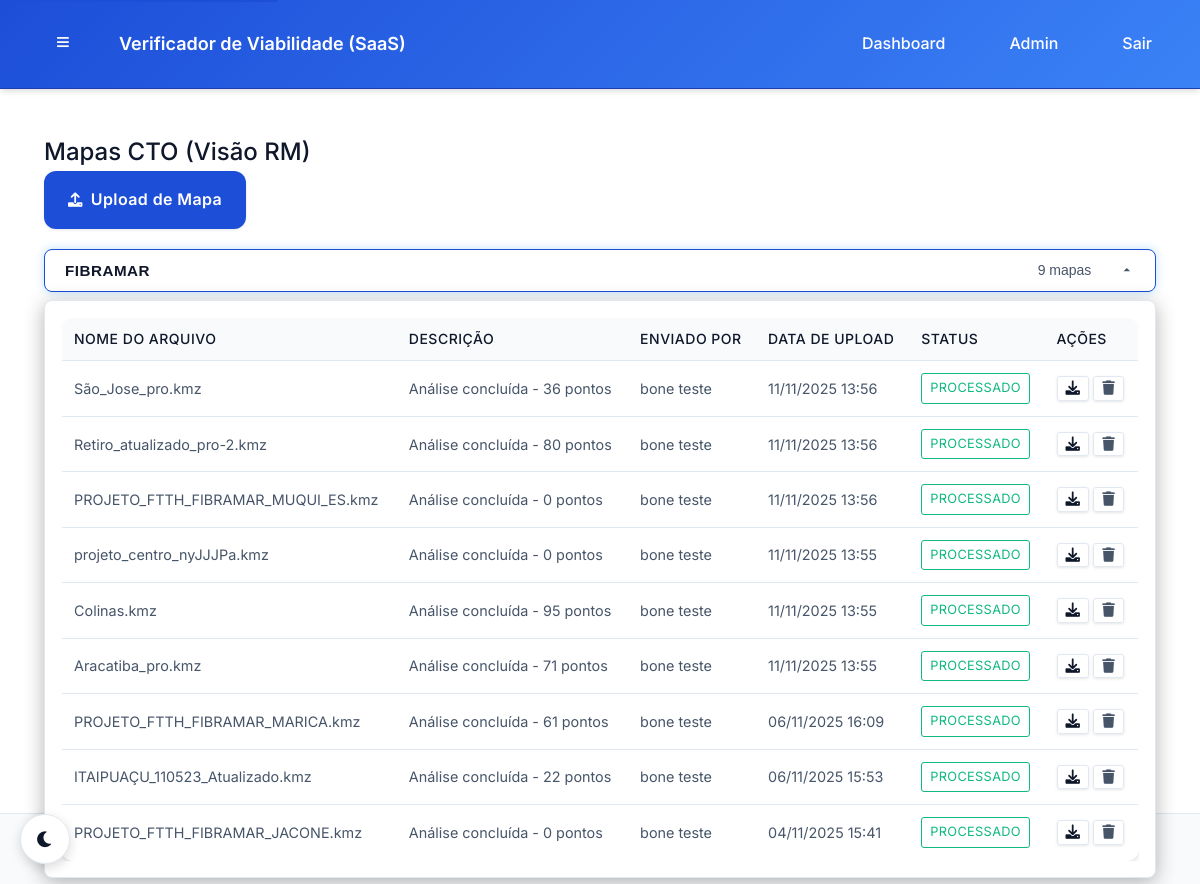
The app's page /rm/mapas/ (signed in) with its own data.
### core/models.py (models this page shows, shortened)
class Company(models.Model):
    name = models.CharField(max_length=200, verbose_name="Nome da Empresa")
    slug = models.SlugField(max_length=200, unique=True, verbose_name="Slug", help_text="URL amigável para a empresa")
    cnpj = models.CharField(max_length=18, unique=True, verbose_name="CNPJ")
    email = models.EmailField(verbose_name="E-mail da Empresa")
    phone = models.CharField(max_length=20, blank=True, verbose_name="Telefone")
    address = models.TextField(blank=True, verbose_name="Endereço")
    is_active = models.BooleanField(default=True, verbose_name="Ativa")
    created_at = models.DateTimeField(auto_now_add=True, verbose_name="Criada em")
    updated_at = models.DateTimeField(auto_now=True, verbose_name="Atualizada em")
    class Meta:
        verbose_name = "Empresa"
        verbose_name_plural = "Empresas"
        ordering = ['name']

class CTOMapFile(models.Model):
    FILE_TYPES = [
        ('kml', 'KML'),
        ('kmz', 'KMZ'),
        ('csv', 'CSV'),
        ('xls', 'XLS'),
        ('xlsx', 'XLSX'),
    ]
    PROCESSING_STATUS = [
        ('pending', 'Pendente'),
        ('processing', 'Processando'),
        ('completed', 'Concluído'),
        ('failed', 'Falhou'),
    ]
    file = models.FileField(upload_to="cto_maps/", verbose_name="Arquivo")
    description = models.CharField(max_length=255, blank=True, verbose_name="Descrição")
    file_type = models.CharField(max_length=10, choices=FILE_TYPES, default='csv', verbose_name="Tipo de Arquivo")
    company = models.ForeignKey(
        Company,
        on_delete=models.CASCADE,
        related_name='cto_maps',
        verbose_name="Empresa"
    )
    uploaded_by = models.ForeignKey(
        CustomUser,
        on_delete=models.CASCADE,
        related_name='uploaded_maps',
        verbose_name="Enviado por"
    )
    uploaded_at = models.DateTimeField(auto_now_add=True, verbose_name="Enviado em")
    processing_status = models.CharField(
        max_length=20,
        choices=PROCESSING_STATUS,
        default='pending',
        verbose_name="Status de Processamento"
    )
    is_processed = models.BooleanField(default=False, verbose_name="Processado")
    processed_at = models.DateTimeField(null=True, blank=True, verbose_name="Processado em")
    analysis_id = models.CharField(max_length=100, blank=True, verbose_name="ID da Análise")
    viability_score = models.IntegerField(null=True, blank=True, verbose_name="Score de Viabilidade")
    processing_time = models.FloatField(null=True, blank=True, verbose_name="Tempo de Processamento (s)")
    analysis_results = models.JSONField(default=dict, blank=True, verbose_name="Resultados da Análise")
    issues_found = models.JSONField(default=list, blank=True, verbose_name="Problemas Encontrados")
    recommendations = models.JSONField(default=list, blank=True, verbose_name="Recomendações")
    file_size = models.BigIntegerField(null=True, blank=True, verbose_name="Tamanho do Arquivo (bytes)")
    coordinates_count = models.IntegerField(null=True, blank=True, verbose_name="Número de Coordenadas")
    updated_at = models.DateTimeField(auto_now=True, verbose_name="Atualizado em")
    class Meta:
        verbose_name = "Mapa CTO"
        verbose_name_plural = "Mapas CTO"
        ordering = ['-uploaded_at']
        indexes = [
            models.Index(fields=['company', 'processing_status']),
            models.Index(fields=['uploaded_by', 'uploaded_at']),
            models.Index(fields=['file_type', 'is_processed']),
        ]
    @property
    def file_name(self):
        return os.path.basename(self.file.name) if self.file else ""

class CustomUser(AbstractUser):
    USER_ROLES = [
        ('RM', 'Administrador RM'),  # Você e o Bone
        ('COMPANY_ADMIN', 'Administrador da Empresa'),  # Admin da empresa cliente
        ('COMPANY_USER', 'Usuário da Empresa'),  # Usuário comum da empresa
    ]
    role = models.CharField(
        max_length=20,
        choices=USER_ROLES,
        default='COMPANY_USER',
        verbose_name="Função"
    )
    company = models.ForeignKey(
        Company,
        on_delete=models.CASCADE,
        null=True,
        blank=True,
        related_name='users',
        verbose_name="Empresa"
    )
    phone = models.CharField(max_length=20, blank=True, verbose_name="Telefone")
    created_at = models.DateTimeField(auto_now_add=True, verbose_name="Criado em")
    updated_at = models.DateTimeField(auto_now=True, verbose_name="Atualizado em")
    class Meta:
        verbose_name = "Usuário"
        verbose_name_plural = "Usuários"
    @property
    def is_rm_admin(self):
        return self.role == 'RM' or self.is_superuser
    @property
    def is_company_admin(self):
        return self.role == 'COMPANY_ADMIN'
    def get_full_name(self):
        if self.first_name and self.last_name:
            return f"{self.first_name} {self.last_name}"
        return self.username

### core/views.py (the view)
@login_required
@rm_admin_required
def rm_map_list(request):
    from django.db.models import Count, Prefetch
    companies = Company.objects.annotate(
        map_count=Count('cto_maps')
    ).filter(map_count__gt=0).order_by('name')
    companies_with_maps = []
    for company in companies:
        maps = CTOMapFile.objects.filter(company=company).select_related(
            'uploaded_by'
        ).order_by('-uploaded_at')
        companies_with_maps.append({
            'company': company,
            'maps': maps,
            'count': maps.count()
        })
    companies_without_maps = Company.objects.annotate(
        map_count=Count('cto_maps')
    ).filter(map_count=0).order_by('name')
    context = {
        'companies_with_maps': companies_with_maps,
        'companies_without_maps': companies_without_maps,
        'total_companies': len(companies_with_maps),
    }
    return render(request, 'rm/maps/list.html', context)

### core/permissions.py (called while the page is built)
def is_rm_admin(user):
    return user.is_authenticated and user.is_rm_admin

### templates/rm/maps/list.html (shortened to what this page needs)
{% extends 'base.html' %}
{% load static %}
{% block content %}
<div class="container-fluid">
    <div class="row">
        <div class="col-12">
            <div class="d-flex justify-content-between align-items-center mb-4">
                <h2>Mapas CTO (Visão RM)</h2>
                <a href="{% url 'rm:map_by_company' %}" class="btn" style="background: var(--rm-button-primary); color: var(--rm-white);">
                    <i class="fas fa-upload"></i> Upload de Mapa
                </a>
            </div>
            {% if companies_with_maps %}
            <div class="dropdowns-container">
                {% for item in companies_with_maps %}
                <div class="dropdown-wrapper {% if forloop.first %}active{% endif %}">
                    <button class="dropdown-trigger" type="button">
                        <div class="company-info">
                            <span class="company-name">{{ item.company.name }}</span>
                            <span class="map-count-badge">{{ item.count }} mapa{{ item.count|pluralize }}</span>
                        </div>
                        <svg class="chevron-icon" viewBox="0 0 24 24" width="16" height="16">
                            <path d="M7 10l5 5 5-5z" fill="currentColor"></path>
                        </svg>
                    </button>
                    <div class="dropdown-menu">
                        <div class="dropdown-body">
                            <div class="table-responsive">
                                <table class="table">
                                    <thead>
                                        <tr>
                                            <th>Nome do Arquivo</th>
                                            <th>Descrição</th>
                                            <th>Enviado por</th>
                                            <th>Data de Upload</th>
                                            <th>Status</th>
                                            <th>Ações</th>
                                        </tr>
                                    </thead>
                                    <tbody>
                                        {% for map in item.maps %}
                                        <tr>
                                            <td>{{ map.file_name }}</td>
                                            <td>{{ map.description|default:"-" }}</td>
                                            <td>{{ map.uploaded_by.get_full_name|default:map.uploaded_by.username }}</td>
                                            <td>{{ map.uploaded_at|date:"d/m/Y H:i" }}</td>
                                            <td>
                                                <span class="badge {% if map.is_processed %}badge-success{% else %}badge-secondary{% endif %}">
                                                    {% if map.is_processed %}Processado{% else %}Pendente{% endif %}
                                                </span>
                                            </td>
                                            <td>
                                                <a href="{% url 'rm:map_download' map.id %}"
                                                   class="btn btn-sm btn-outline-primary me-2"
                                                   title="Download">
                                                    <i class="fas fa-download"></i>
                                                </a>
                                                <button type="button"
                                                        class="btn btn-sm btn-outline-danger js-delete-map"
                                                        data-map-id="{{ map.id }}"
                                                        title="Excluir">
                                                    <i class="fas fa-trash"></i>
                                                </button>
                                            </td>
                                        </tr>
                                        {% endfor %}
                                    </tbody>
                                </table>
                            </div>
                        </div>
                    </div>
                </div>
                {% endfor %}
            </div>
            {% endif %}
        </div>
    </div>
</div>
{% endblock %}

### static/css/theme_colors.css (style rules this page uses)
:root { --rm-primary: #1D4ED8; --rm-primary-dark: #1E40AF; --rm-primary-light: #3B82F6; --rm-primary-50: #EFF6FF; --rm-primary-100: #DBEAFE; --rm-gray-900: #0F172A; --rm-gray-800: #1E293B; --rm-gray-700: #334155; --rm-gray-600: #475569; --rm-gray-500: #64748B; --rm-gray-400: #94A3B8; --rm-gray-300: #CBD5E1; --rm-gray-200: #E2E8F0; --rm-gray-100: #F1F5F9; --rm-gray-50: #F8FAFC; --rm-white: #FFFFFF; --rm-black: #000000; --rm-success: #10B981; --rm-success-dark: #059669; --rm-warning: #F59E0B; --rm-warning-dark: #D97706; --rm-error: #EF4444; --rm-error-dark: #DC2626; --rm-info: #3B82F6; --rm-gradient-primary: linear-gradient(135deg, #1D4ED8 0%, #3B82F6 100%); --rm-gradient-secondary: linear-gradient(135deg, #F8FAFC 0%, #EFF6FF 100%); --rm-gradient-dark: linear-gradient(135deg, #0F172A 0%, #1E293B 100%); --rm-shadow-sm: 0 1px 2px 0 rgba(15, 23, 42, 0.05); --rm-shadow: 0 4px 6px -1px rgba(15, 23, 42, 0.1), 0 2px 4px -1px rgba(15, 23, 42, 0.06); --rm-shadow-md: 0 10px 15px -3px rgba(15, 23, 42, 0.1), 0 4px 6px -2px rgba(15, 23, 42, 0.05); --rm-shadow-lg: 0 20px 25px -5px rgba(15, 23, 42, 0.1), 0 10px 10px -5px rgba(15, 23, 42, 0.04); --rm-shadow-xl: 0 25px 50px -12px rgba(15, 23, 42, 0.25); --rm-border-radius-sm: 0.25rem; --rm-border-radius-md: 0.5rem; --rm-border-radius-lg: 0.75rem; --rm-border-radius-xl: 1rem; --rm-border-radius-full: 9999px; --rm-bg-primary: var(--rm-white); --rm-bg-secondary: var(--rm-gray-50); --rm-bg-tertiary: var(--rm-gray-100); --rm-bg-accent: var(--rm-primary-50); --rm-text-primary: var(--rm-gray-900); --rm-text-secondary: var(--rm-gray-600); --rm-text-tertiary: var(--rm-gray-500); --rm-text-inverse: var(--rm-white); --rm-border-primary: var(--rm-gray-200); --rm-border-secondary: var(--rm-gray-300); --rm-border-accent: var(--rm-primary-100); --rm-card-bg: var(--rm-white); --rm-card-border: var(--rm-gray-200); --rm-card-shadow: var(--rm-shadow); --rm-input-bg: var(--rm-white); --rm-input-border: var(--rm-gray-300); --rm-input-focus: var(--rm-primary); --rm-button-primary: var(--rm-primary); --rm-button-primary-hover: var(--rm-primary-dark); --rm-button-secondary: var(--rm-gray-100); --rm-button-secondary-hover: var(--rm-gray-200); --rm-nav-bg: var(--rm-white); --rm-nav-border: var(--rm-gray-200); --rm-nav-shadow: var(--rm-shadow-sm); --rm-sidebar-bg: var(--rm-gray-50); --rm-sidebar-border: var(--rm-gray-200); --rm-header-bg: var(--rm-gradient-primary); --rm-header-border: var(--rm-primary-dark); --rm-header-shadow: var(--rm-shadow); --rm-footer-bg: var(--rm-gray-50); --rm-footer-border: var(--rm-gray-200); --rm-footer-text: var(--rm-gray-600); }
* { transition: background-color 0.3s ease, border-color 0.3s ease, color 0.3s ease, box-shadow 0.3s ease; }

### static/css/global.css (style rules this page uses)
body { background-color: var(--rm-bg-primary); color: var(--rm-text-primary); transition: background-color 0.3s ease, color 0.3s ease; }

### templates/base.html (style rules this page uses)
.row { display: flex; flex-wrap: wrap; margin: 0 -15px; }
.row > [class*="col-"] { padding: 0 15px; box-sizing: border-box; }

### records on screen
Company: company.name "FIBRAMAR", count "9"
CTOMapFile: file_name "São_Jose_pro.kmz", description "Análise concluída - 36 pontos", uploaded_by.get_full_name "bone teste", uploaded_at "11/11/2025 13:56", is_processed "PROCESSADO"
CTOMapFile: file_name "Retiro_atualizado_pro-2.kmz", description "Análise concluída - 80 pontos", uploaded_by.get_full_name "bone teste", uploaded_at "11/11/2025 13:56", is_processed "PROCESSADO"
CTOMapFile: file_name "PROJETO_FTTH_FIBRAMAR_MUQUI_ES.kmz", description "Análise concluída - 0 pontos", uploaded_by.get_full_name "bone teste", uploaded_at "11/11/2025 13:56", is_processed "PROCESSADO"
CTOMapFile: file_name "projeto_centro_nyJJJPa.kmz", description "Análise concluída - 0 pontos", uploaded_by.get_full_name "bone teste", uploaded_at "11/11/2025 13:55", is_processed "PROCESSADO"
CTOMapFile: file_name "Colinas.kmz", description "Análise concluída - 95 pontos", uploaded_by.get_full_name "bone teste", uploaded_at "11/11/2025 13:55", is_processed "PROCESSADO"
CTOMapFile: file_name "Aracatiba_pro.kmz", description "Análise concluída - 71 pontos", uploaded_by.get_full_name "bone teste", uploaded_at "11/11/2025 13:55", is_processed "PROCESSADO"
CTOMapFile: file_name "PROJETO_FTTH_FIBRAMAR_MARICA.kmz", description "Análise concluída - 61 pontos", uploaded_by.get_full_name "bone teste", uploaded_at "06/11/2025 16:09", is_processed "PROCESSADO"
CTOMapFile: file_name "ITAIPUAÇU_110523_Atualizado.kmz", description "Análise concluída - 22 pontos", uploaded_by.get_full_name "bone teste", uploaded_at "06/11/2025 15:53", is_processed "PROCESSADO"
CTOMapFile: file_name "PROJETO_FTTH_FIBRAMAR_JACONE.kmz", description "Análise concluída - 0 pontos", uploaded_by.get_full_name "bone teste", uploaded_at "04/11/2025 15:41", is_processed "PROCESSADO"
